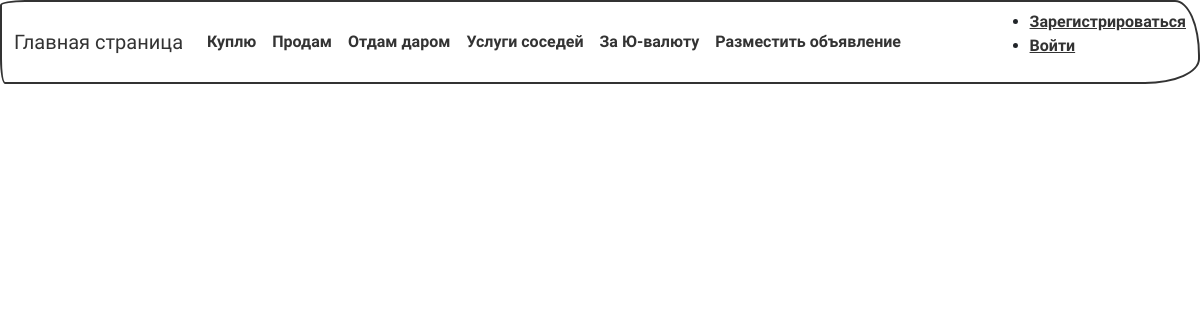
/services/, run on an earlier commit of the app's database.
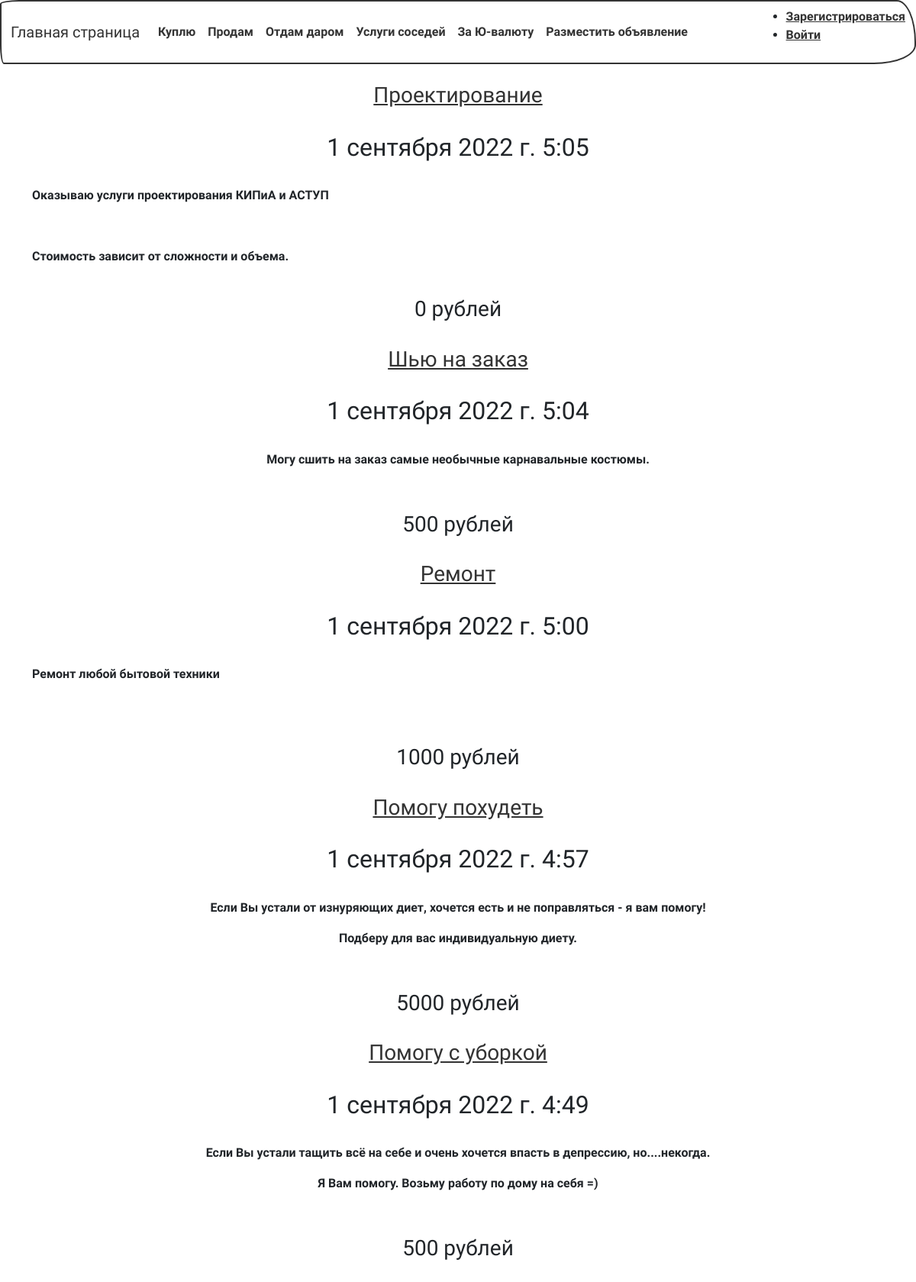
And on a later commit of the database.
### advertisement/models.py (models this page shows, shortened)
class Advertisement(models.Model):
    author = models.ForeignKey(User, on_delete=models.CASCADE)
    category = models.ManyToManyField('Category', through='AdvertisementCategory')
    title = models.CharField(max_length=30)
    description = HTMLField()
    time_create = models.DateTimeField(auto_now_add=True)
    actuality = models.BooleanField(default=True)
    price = models.IntegerField(blank=True, default=0)

### advertisement/views.py (the view)
# urls.py: path('services/', AdvertisementView.as_view(queryset=Advertisement.objects.filter(category__id=5)), name='post_list'),
class AdvertisementView(ListView):
    model = Advertisement
    template_name = 'advertisement/list.html'
    ordering = '-time_create'
    context_object_name = 'post_list'

### templates/advertisement/list.html (shortened to what this page needs)
{% extends 'index.html' %}
{% block content %}
{% for post in post_list %}
{% if post.actuality %}
<a href="{{ request.path }}{{ post.id }}"><h3 align="center"> {{ post.title }}</h3></a><br>
<h2 align="center"> {{ post.time_create }}</h2><br>
{{ post.description|safe }}<br>
<h3 align="center"> {{ post.price }} рублей</h3><br>
{% endif %}
{% endfor %}
{% endblock content %}

### templates/index.html (shortened to what this page needs)
<!DOCTYPE html>
{% load static %}
<html lang="ru">
<head>
    <link href="{% static 'bootstrap-5.2.0-dist/css/bootstrap.min.css' %}" rel="stylesheet"/>
</head>
<body>
<nav class="navbar navbar-expand-lg navbar-light bg-light">
  <div class="container-fluid">
    <a class="navbar-brand" href="/">Главная страница</a>
    <div class="collapse navbar-collapse" id="navbarColor03">
      <ul class="navbar-nav me-auto">
        <li class="nav-item">
          <a class="nav-link active" href="/buy/">Куплю
          </a>
        </li>
        <li class="nav-item">
          <a class="nav-link" href="/sell/">Продам</a>
        </li>
        <li class="nav-item">
          <a class="nav-link" href="/free/">Отдам даром</a>
        </li>
        <li class="nav-item">
          <a class="nav-link" href="/services/">Услуги соседей</a>
        </li>
        <li class="nav-item">
          <a class="nav-link" href="/ju/">За Ю-валюту</a>
        </li>
        <li class="nav-item">
          <a class="nav-link" href="/create/">Разместить объявление</a>
        </li>
      </ul>
      {% if user.is_authenticated %}
      <ul>
        <li>Вы вошли на сайт как {{ user.username }}</li>
        <li><a href="{% url 'logout' %}">Выйти</a> </li>
      </ul>
      {% else %}
      <ul>
        <li><a href="{% url 'register' %}">Зарегистрироваться</li>
        <li><a href="{% url 'login' %}">Войти</a> </li>
      </ul>
      {% endif %}
    </div>
  </div>
</nav>
<br>
<div class="container">{% block content %}{% endblock content %}</div>
</body>
</html>

What changed in the data, as far as the page shows it:
added Advertisement: title "Проектирование", time_create "1 сентября 2022 г. 5:05", description "Оказываю услуги проектирования КИПиА и АСТУП Стоимость зависит от сложности и объема.", price "0"
added Advertisement: title "Шью на заказ", time_create "1 сентября 2022 г. 5:04", description "Могу сшить на заказ самые необычные карнавальные костюмы.", price "500"
added Advertisement: title "Ремонт", time_create "1 сентября 2022 г. 5:00", description "Ремонт любой бытовой техники", price "1000"
added Advertisement: title "Помогу похудеть", time_create "1 сентября 2022 г. 4:57", description "Если Вы устали от изнуряющих диет, хочется есть и не поправляться - я вам помогу! Подберу для вас индивидуальную диету.", price "5000"
added Advertisement: title "Помогу с уборкой", time_create "1 сентября 2022 г. 4:49", description "Если Вы устали тащить всё на себе и очень хочется впасть в депрессию, но....некогда. Я Вам помогу. Возьму работу по дому на себя =)", price "500"
